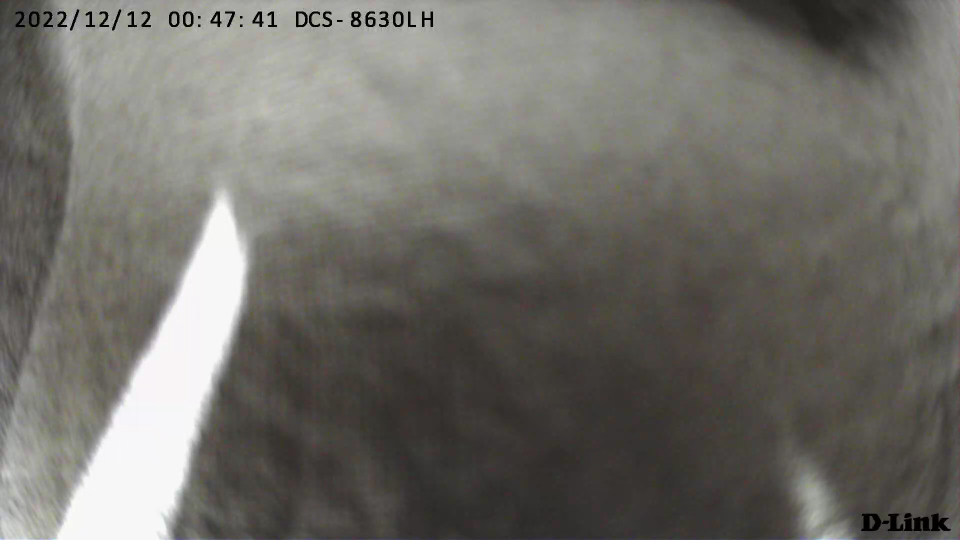
#> input picture picture.png, 1920 x 1080 px, given in place of the camera (shown at 1/2 size)
$ jupyter execute --allow-errors '色彩空間轉換與影像強化.ipynb'   (shell and % lines are left out)   (older library calls are emulated)   (text cells are left out)
#> lines starting #> are read from the running program, lines starting #| are printed output that depends on the picture
[cell 1]
import cv2
import numpy as np
import matplotlib.pyplot as plt

for flag in dir(cv2):
    if flag.startswith('COLOR_'):
        print(flag)

[cell 2]
import cv2
import numpy as np
import matplotlib.pyplot as plt
import numpy.matlib as matlib
img = np.zeros((256,256,3),dtype=np.uint8) #宣告一個256x256x3的影像
img[:,:,1] = matlib.repmat(np.arange(256).reshape(256,1),1,256)
img[:,:,2] = img[:,:,1].transpose([1,0])
plt.figure(figsize=(20,5))
for idx,b in enumerate([0,63,127,255]):
    img[:,:,0] = b
    plt.subplot(1,4,idx+1)
    plt.imshow(img[:,:,[2,1,0]])
    plt.xlabel('red')
    plt.ylabel('green')
    plt.title('blue='+str(b))
plt.show()
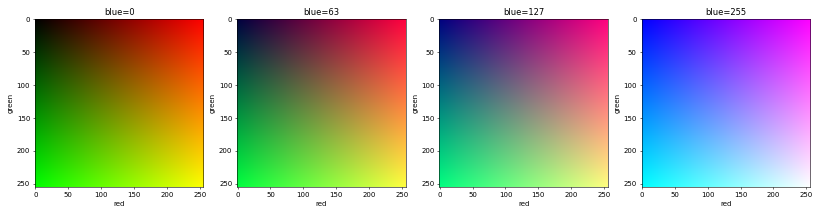
#> figure drawn by matplotlib, 4 panels

[cell 3]
import cv2
import numpy as np
import matplotlib.pyplot as plt

image = cv2.imread('./test_data/colorful_ball.jpg')
plt.figure(figsize=(15,5))
plt.subplot(1,3,1)
plt.title('original')
#> (the rest of this cell did not finish here and is left out)

#> (a cell that did not finish here is left out)

#> (a cell that did not finish here is left out)

[cell 6]
import cv2
import numpy as np
import matplotlib.pyplot as plt
import numpy.matlib as matlib
hsv_img = np.zeros((256,256,3),dtype=np.uint8) #宣告一個256x256x3的影像
hsv_img[:,:,1] = matlib.repmat(np.arange(256).reshape(256,1),1,256) # Saturation
hsv_img[:,:,0] = hsv_img[:,:,1].transpose([1,0]) # Hue
plt.figure(figsize=(20,5))
for idx,v in enumerate([0,63,127,255]):
    hsv_img[:,:,2] = v
    bgr_img = cv2.cvtColor(hsv_img,cv2.COLOR_HSV2BGR)
    plt.subplot(1,4,idx+1)
    plt.imshow(bgr_img[:,:,[2,1,0]])
    plt.xlabel('H (hue)')
    plt.ylabel('S (saturation)')
    plt.title('V (intensity)='+str(v))
#> this loop made 4 passes
#> pass 2, `bgr_img = cv2.cvtColor(hsv_img,cv2.COLOR_HSV2BGR)`:
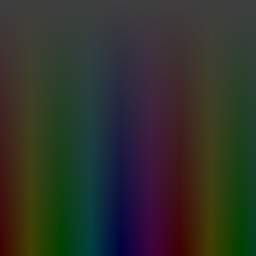
#> bgr_img: shape (256, 256, 3); mean B, G, R 42.7, 49.7, 47.9
#> pass 3, `bgr_img = cv2.cvtColor(hsv_img,cv2.COLOR_HSV2BGR)`:
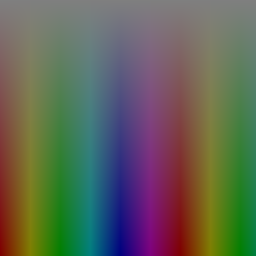
#> bgr_img: shape (256, 256, 3); mean B, G, R 86.4, 100.5, 96.8
#> after the loop:
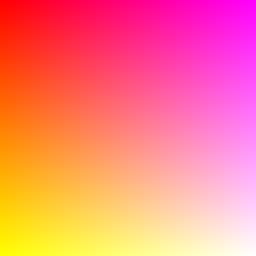
#> hsv_img: shape (256, 256, 3); mean B, G, R 127.5, 127.5, 255
plt.show()
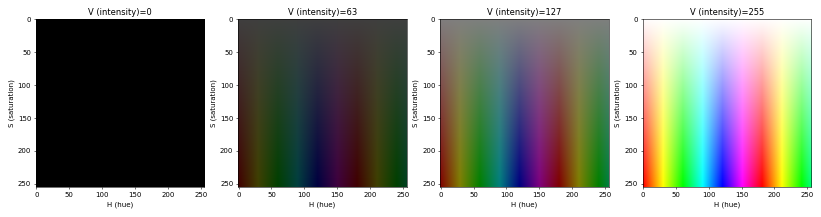
#> figure drawn by matplotlib, 4 panels

[cell 7]
image = cv2.imread('./test_data/lenna.png')
#> (the rest of this cell did not finish here and is left out)

[cell 8]
import cv2
import numpy as np
import matplotlib.pyplot as plt

image = cv2.imread('./test_data/colorful_ball.jpg')
#> (the rest of this cell did not finish here and is left out)

[cell 9]
import cv2
import numpy as np
import matplotlib.pyplot as plt

image = cv2.imread('./test_data/colorful_ball.jpg')
#> (the rest of this cell did not finish here and is left out)

[cell 10]
import cv2

cap    = cv2.VideoCapture(0)
print('height:{} width:{}'.format(int(cap.get(cv2.CAP_PROP_FRAME_HEIGHT)),int(cap.get(cv2.CAP_PROP_FRAME_WIDTH))))

while True:
    ret, frame = cap.read()
#> frame is the input picture: shape (1080, 1920, 3); mean B, G, R 103.9, 109.4, 111.5
    if ret==False:
        break

    hsv_img = cv2.cvtColor(frame,cv2.COLOR_BGR2HSV)
#> hsv_img: shape (1080, 1920, 3); mean H, S, V 29.6, 22.6, 111.9
    #找出膚色範圍

    #再參考上面範例找出面積最大的膚色區

    cv2.imshow('camera',frame)
    key = cv2.waitKey(20) & 0xFF
#> (key Esc is pressed here)
    if key == 27:
        break

cap.release()
cv2.destroyAllWindows()
